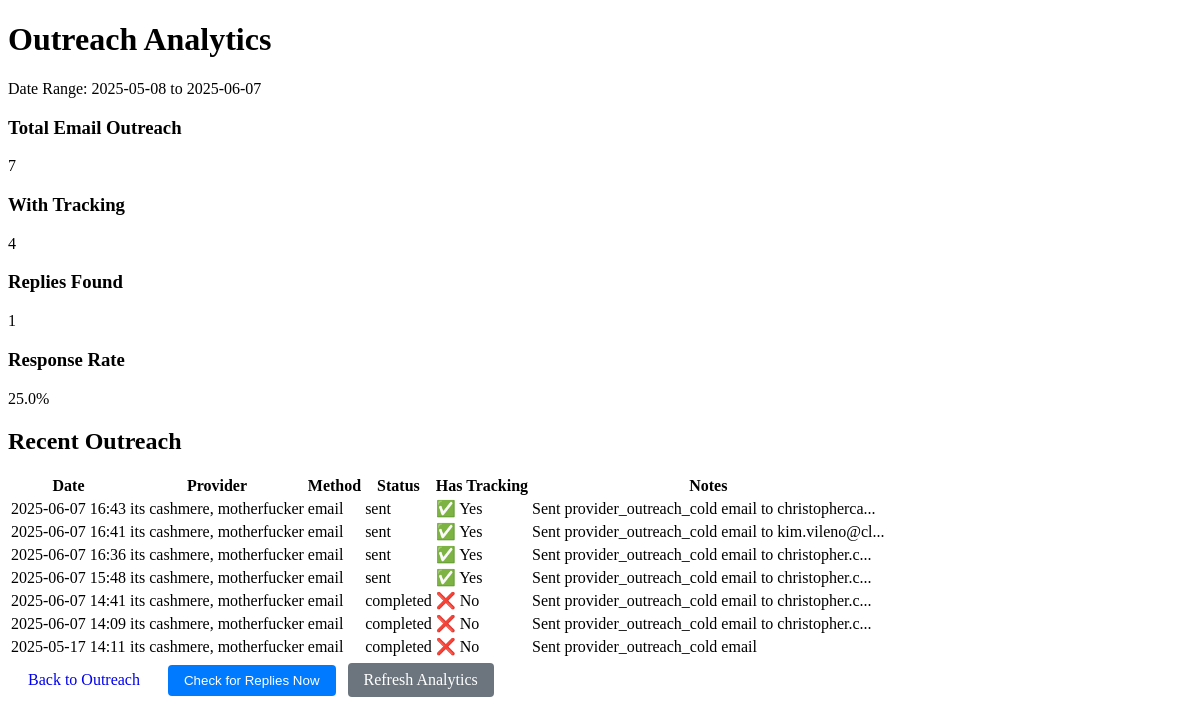
Before: /analytics with the older database file.
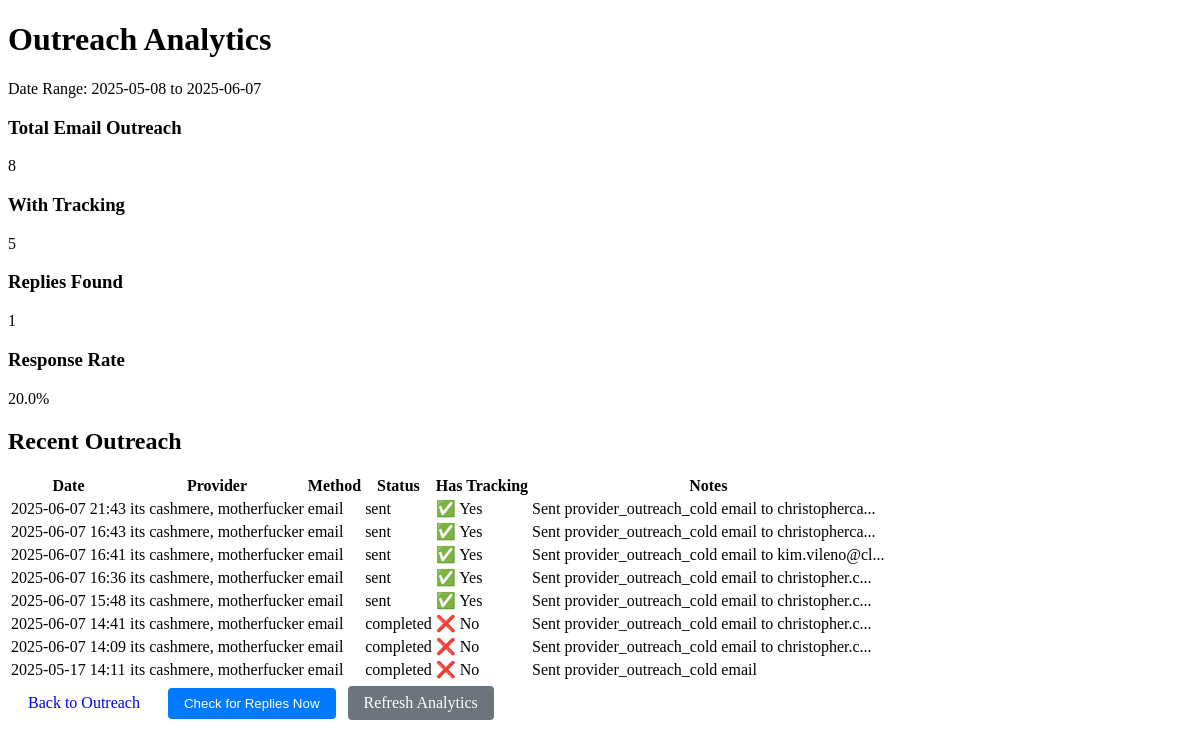
After: the same page with the newer database file.
### models/outreach.py (models this page shows, shortened)
class Outreach(db.Model):
    __tablename__ = 'outreach'
    id = db.Column(db.String, primary_key=True, default=lambda: str(uuid.uuid4()))
    provider_id = db.Column(db.String, db.ForeignKey('providers.id'), nullable=False)
    contact_id = db.Column(db.String, db.ForeignKey('contacts.id'))
    type = db.Column(db.String(50))  # cold, follow-up, etc.
    method = db.Column(db.String(50))  # email, phone, etc.
    notes = db.Column(db.Text)
    status = db.Column(db.String(50))  # pending, completed, etc.
    created_at = db.Column(db.DateTime, default=datetime.utcnow)
    completed_at = db.Column(db.DateTime)
    contract_id = db.Column(db.Text)
    message_id = db.Column(db.String(255))       # Individual message ID
    conversation_id = db.Column(db.String(255))  # Outlook conversation ID
    last_reply_date = db.Column(db.DateTime)
    reply_preview = db.Column(db.Text)
    reply_sender_email = db.Column(db.String(128))
    reply_status = db.Column(db.String(20), default='none')  # none, unread, read, responded
    reply_received = db.Column(db.Boolean, default=False)
    reply_count = db.Column(db.Integer, default=0)

### models/provider.py (models this page shows, shortened)
class Provider(db.Model):
    __tablename__ = 'providers'
    id = db.Column(db.String, primary_key=True, default=lambda: str(uuid.uuid4()))
    name = db.Column(db.String(128), nullable=False)
    dba_name = db.Column(db.String(128))
    address = db.Column(db.String(256))
    provider_type = db.Column(db.String(50))  # imaging, EMG, etc.
    states_in_contract = db.Column(db.String(256))  # comma-separated
    rate_type = db.Column(db.String(50))  # 'standard' or 'wcfs'
    wcfs_percentages = db.Column(db.Text)  # JSON string of category -> percentage
    npi = db.Column(db.String(20))
    specialty = db.Column(db.String(128))
    status = db.Column(db.String(50), default='pending')
    created_at = db.Column(db.DateTime, default=datetime.utcnow)
    contract_docx = db.Column(db.String(256))
    contract_pdf = db.Column(db.String(256))
    contract_email_sent = db.Column(db.Boolean, default=False)
    contract_email_sent_at = db.Column(db.DateTime)
    contract_email_sent_to = db.Column(db.String(128))
    contract_email_tracking_id = db.Column(db.String(128))
    contacts = db.relationship('Contact', backref='provider', lazy=True, cascade="all, delete-orphan")
    outreach = db.relationship('Outreach', backref='provider', lazy=True)
    @property
    def wcfs_percentages_dict(self):
        if self.wcfs_percentages:
            return json.loads(self.wcfs_percentages)
        return {}

### routes/outreach.py (the view)
@outreach_bp.route("/analytics")
def analytics():
    from datetime import datetime, timedelta
    from sqlalchemy import func
    end_date = datetime.utcnow()
    start_date = end_date - timedelta(days=30)
    total_outreach = Outreach.query.filter(
        Outreach.created_at >= start_date,
        Outreach.method == 'email'
    ).count()
    outreach_with_tracking = Outreach.query.filter(
        Outreach.created_at >= start_date,
        Outreach.method == 'email',
        Outreach.conversation_id.isnot(None)
    ).count()
    tracked_outreach = Outreach.query.filter(
        Outreach.created_at >= start_date,
        Outreach.method == 'email',
        Outreach.conversation_id.isnot(None)
    ).all()
    replies_found = sum(1 for o in tracked_outreach if 'Reply received:' in (o.notes or ''))
    response_rate = (replies_found / outreach_with_tracking * 100) if outreach_with_tracking > 0 else 0
    recent_outreach = Outreach.query.filter(
        Outreach.created_at >= start_date,
        Outreach.method == 'email'
    ).order_by(Outreach.created_at.desc()).limit(20).all()
    analytics_data = {
        'total_outreach': total_outreach,
        'outreach_with_tracking': outreach_with_tracking,
        'replies_found': replies_found,
        'response_rate': round(response_rate, 1),
        'recent_outreach': recent_outreach,
        'date_range': f"{start_date.strftime('%Y-%m-%d')} to {end_date.strftime('%Y-%m-%d')}"
    }
    return render_template("outreach/analytics.html", analytics=analytics_data)

### templates/outreach/analytics.html (shortened to what this page needs)
<!DOCTYPE html>
<html>
<head>
    <link rel="stylesheet" href="{{ url_for('static', filename='css/style.css') }}">
</head>
<body>
    <div class="container">
        <h1>Outreach Analytics</h1>
        <p>Date Range: {{ analytics.date_range }}</p>
        <div class="metrics-grid">
            <div class="metric-card">
                <h3>Total Email Outreach</h3>
                <div class="metric-value">{{ analytics.total_outreach }}</div>
            </div>
            <div class="metric-card">
                <h3>With Tracking</h3>
                <div class="metric-value">{{ analytics.outreach_with_tracking }}</div>
            </div>
            <div class="metric-card">
                <h3>Replies Found</h3>
                <div class="metric-value">{{ analytics.replies_found }}</div>
            </div>
            <div class="metric-card">
                <h3>Response Rate</h3>
                <div class="metric-value">{{ analytics.response_rate }}%</div>
            </div>
        </div>
        <h2>Recent Outreach</h2>
        <table>
            <thead>
                <tr>
                    <th>Date</th>
                    <th>Provider</th>
                    <th>Method</th>
                    <th>Status</th>
                    <th>Has Tracking</th>
                    <th>Notes</th>
                </tr>
            </thead>
            <tbody>
                {% for outreach in analytics.recent_outreach %}
                <tr>
                    <td>{{ outreach.created_at.strftime('%Y-%m-%d %H:%M') }}</td>
                    <td>{{ outreach.provider.name if outreach.provider else 'N/A' }}</td>
                    <td>{{ outreach.method }}</td>
                    <td>{{ outreach.status }}</td>
                    <td>
                        {% if outreach.conversation_id %}
                            ✅ Yes
                        {% else %}
                            ❌ No
                        {% endif %}
                    </td>
                    <td>{{ outreach.notes[:50] }}{% if outreach.notes and outreach.notes|length > 50 %}...{% endif %}</td>
                </tr>
                {% endfor %}
            </tbody>
        </table>
        <div class="actions">
            <a href="{{ url_for('outreach.list_outreach') }}" class="btn">Back to Outreach</a>
            <form method="POST" action="{{ url_for('outreach.check_replies_now') }}" style="display: inline;">
                <button type="submit" class="btn btn-primary">Check for Replies Now</button>
            </form>
            <a href="{{ url_for('outreach.analytics') }}" class="btn btn-secondary">Refresh Analytics</a>
        </div>
    </div>
</body>
</html>

### static/css/style.css (style rules this page uses)
.btn { padding: 8px 16px; margin: 4px; text-decoration: none; border: none; border-radius: 4px; cursor: pointer; display: inline-block; }
.btn-primary { background-color: #007bff; color: white; }
.btn-secondary { background-color: #6c757d; color: white; }

Changed rows visible on the page:
added Outreach: created_at "2025-06-07 21:43", provider "its cashmere, motherfucker", method "email", status "sent", shows "✅ Yes", notes "Sent provider_outreach_cold email to christopherca"
Other visible differences:
{{ analytics.total_outreach }}: "7" → "8"
{{ analytics.outreach_with_tracking }}: "4" → "5"
{{ analytics.response_rate }}: "25.0" → "20.0"
